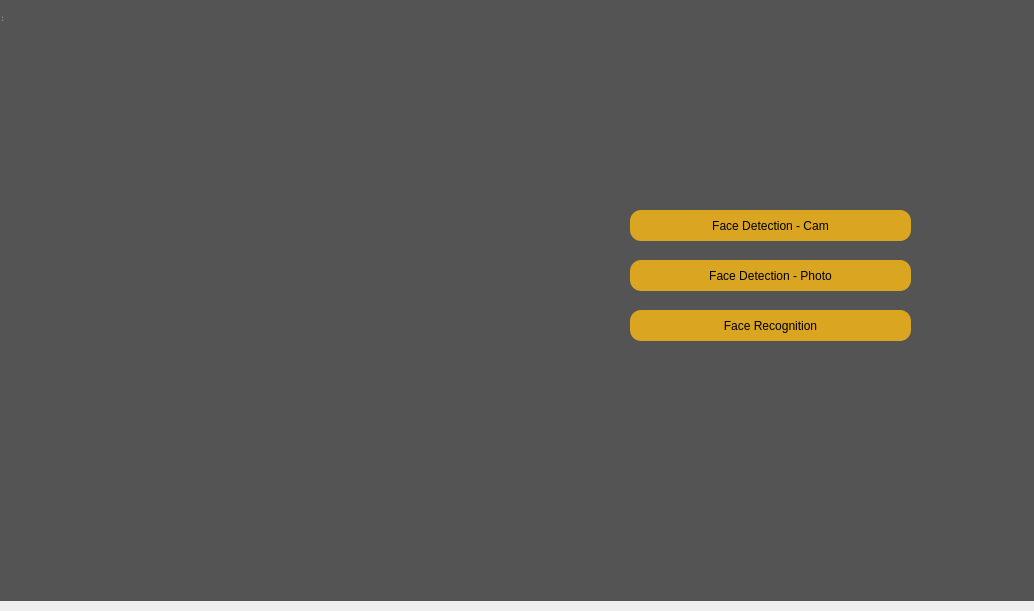
<?xml version="1.0" encoding="UTF-8"?>
<ui version="4.0">
    <class>Dialog</class>
    <widget class="QDialog" name="Dialog">
        <property name="geometry">
            <rect>
                <x>0</x>
                <y>0</y>
                <width>1034</width>
                <height>611</height>
            </rect>
        </property>
        <property name="windowTitle">
            <string>Dialog</string>
        </property>
        <widget class="QWidget" name="centralwidget">
            <widget class="QWidget" name="FaceRecognition" native="true">
                <property name="geometry">
                    <rect>
                        <x>0</x>
                        <y>0</y>
                        <width>1071</width>
                        <height>601</height>
                    </rect>
                </property>
                <property name="styleSheet">
                    <string notr="true">background-color: rgb(84, 84, 84);</string>
                </property>
                <widget class="QPushButton" name="pushButton">
                    <property name="geometry">
                        <rect>
                            <x>630</x>
                            <y>210</y>
                            <width>281</width>
                            <height>31</height>
                        </rect>
                    </property>
                    <property name="styleSheet">
                        <string notr="true">background-color:goldenrod;
                            border-radius: 11px;
                            font: 14pt &quot;MS Shell Dlg 2&quot;;
                        </string>
                    </property>
                    <property name="text">
                        <string>Face Detection - Cam</string>
                    </property>
                </widget>
                <widget class="QPushButton" name="pushButton_2">
                    <property name="geometry">
                        <rect>
                            <x>630</x>
                            <y>260</y>
                            <width>281</width>
                            <height>31</height>
                        </rect>
                    </property>
                    <property name="styleSheet">
                        <string notr="true">background-color:goldenrod;
                            border-radius: 11px;
                            font: 14pt &quot;MS Shell Dlg 2&quot;;
                        </string>
                    </property>
                    <property name="text">
                        <string>Face Detection - Photo</string>
                    </property>
                </widget>
                <widget class="QPushButton" name="pushButton_3">
                    <property name="geometry">
                        <rect>
                            <x>630</x>
                            <y>310</y>
                            <width>281</width>
                            <height>31</height>
                        </rect>
                    </property>
                    <property name="styleSheet">
                        <string notr="true">background-color:goldenrod;
                            border-radius: 11px;
                            font: 14pt &quot;MS Shell Dlg 2&quot;;
                        </string>
                    </property>
                    <property name="text">
                        <string>Face Recognition</string>
                    </property>
                </widget>
                <widget class="QTextBrowser" name="textBrowser">
                    <property name="geometry">
                        <rect>
                            <x>80</x>
                            <y>40</y>
                            <width>471</width>
                            <height>471</height>
                        </rect>
                    </property>
                    <property name="styleSheet">
                        <string notr="true">border-radius: 20px;
                            font: 20pt &quot;MS Shell Dlg 2&quot;;
                        </string>
                    </property>
                    <property name="html">
                        <string>&lt;!DOCTYPE HTML PUBLIC &quot;-//W3C//DTD HTML 4.0//EN&quot; &quot;http://www.w3.org/TR/REC-html40/strict.dtd&quot;&gt;
                            &lt;html&gt;&lt;head&gt;&lt;meta name=&quot;qrichtext&quot; content=&quot;1&quot; /&gt;&lt;style
                            type=&quot;text/css&quot;&gt;
                            p, li { white-space: pre-wrap; }
                            &lt;/style&gt;&lt;/head&gt;&lt;body style=&quot; font-family:'MS Shell Dlg 2';
                            font-size:20pt; font-weight:400; font-style:normal;&quot;&gt;
                            &lt;p style=&quot; margin-top:0px; margin-bottom:0px; margin-left:0px; margin-right:0px;
                            -qt-block-indent:0; text-indent:0px;&quot;&gt;&lt;img src=&quot;:/nowyPrzedrostek/facial-recognition-icon-face-scanning-linear-design-vector.jpg&quot;
                            /&gt;&lt;/p&gt;&lt;/body&gt;&lt;/html&gt;
                        </string>
                    </property>
                </widget>
            </widget>
        </widget>
        <widget class="QStatusBar" name="statusbar"/>
    </widget>
    <resources>
        <include location="istockphoto-1016006452-612x612.qrc"/>
    </resources>
    <connections/>
</ui>
